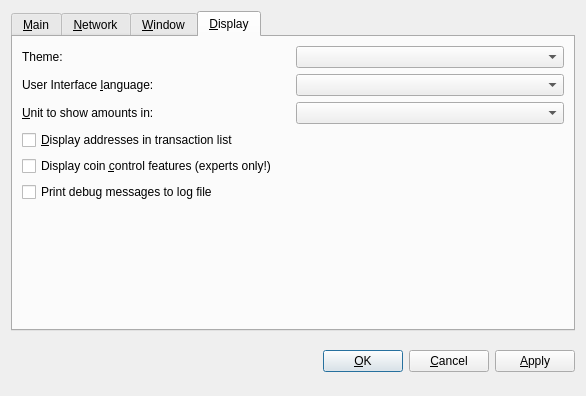
<?xml version="1.0" encoding="UTF-8"?>
<ui version="4.0">
 <class>OptionsDialog</class>
 <widget class="QDialog" name="OptionsDialog">
  <property name="geometry">
   <rect>
    <x>0</x>
    <y>0</y>
    <width>586</width>
    <height>396</height>
   </rect>
  </property>
  <property name="windowTitle">
   <string>Options</string>
  </property>
  <property name="styleSheet">
   <string notr="true"/>
  </property>
  <property name="modal">
   <bool>true</bool>
  </property>
  <layout class="QVBoxLayout" name="verticalLayout">
   <item>
    <widget class="QTabWidget" name="tabWidget">
     <property name="tabPosition">
      <enum>QTabWidget::North</enum>
     </property>
     <property name="currentIndex">
      <number>3</number>
     </property>
     <widget class="QWidget" name="tabMain">
      <attribute name="title">
       <string>&amp;Main</string>
      </attribute>
      <layout class="QVBoxLayout" name="verticalLayout_Main">
       <item>
        <widget class="QLabel" name="transactionFeeInfoLabel">
         <property name="text">
          <string>Optional transaction fee per kB that helps make sure your transactions are processed quickly. Most transactions are less than1 kB. Minimum fee 0.0001 recommended.</string>
         </property>
         <property name="textFormat">
          <enum>Qt::PlainText</enum>
         </property>
         <property name="wordWrap">
          <bool>true</bool>
         </property>
        </widget>
       </item>
       <item>
        <layout class="QHBoxLayout" name="horizontalLayoutFee">
         <item>
          <widget class="QLabel" name="transactionFeeLabel">
           <property name="text">
            <string>Pay transaction &amp;fee</string>
           </property>
           <property name="textFormat">
            <enum>Qt::PlainText</enum>
           </property>
           <property name="buddy">
            <cstring>transactionFee</cstring>
           </property>
          </widget>
         </item>
         <item>
          <widget class="BitcoinAmountField" name="transactionFee"/>
         </item>
         <item>
          <spacer name="horizontalSpacerFee">
           <property name="orientation">
            <enum>Qt::Horizontal</enum>
           </property>
           <property name="sizeHint" stdset="0">
            <size>
             <width>40</width>
             <height>20</height>
            </size>
           </property>
          </spacer>
         </item>
        </layout>
       </item>
       <item>
        <widget class="QLabel" name="reserveBalanceInfoLabel">
         <property name="text">
          <string>Reserved amount does not participate in staking and is therefore spendable at any time.</string>
         </property>
         <property name="textFormat">
          <enum>Qt::PlainText</enum>
         </property>
         <property name="wordWrap">
          <bool>true</bool>
         </property>
        </widget>
       </item>
       <item>
        <layout class="QHBoxLayout" name="horizontalLayoutReserveBalance">
         <item>
          <widget class="QLabel" name="reserveBalanceLabel">
           <property name="text">
            <string>Reserve</string>
           </property>
           <property name="textFormat">
            <enum>Qt::PlainText</enum>
           </property>
           <property name="buddy">
            <cstring>reserveBalance</cstring>
           </property>
          </widget>
         </item>
         <item>
          <widget class="BitcoinAmountField" name="reserveBalance"/>
         </item>
         <item>
          <spacer name="horizontalSpacerReserveBalance">
           <property name="orientation">
            <enum>Qt::Horizontal</enum>
           </property>
           <property name="sizeHint" stdset="0">
            <size>
             <width>40</width>
             <height>20</height>
            </size>
           </property>
          </spacer>
         </item>
        </layout>
       </item>
       <item>
        <widget class="QCheckBox" name="bitcoinAtStartup">
         <property name="toolTip">
          <string>Automatically start Triangles after logging in to the system.</string>
         </property>
         <property name="text">
          <string>&amp;Start Triangles on system login</string>
         </property>
        </widget>
       </item>
       <item>
        <widget class="QCheckBox" name="detachDatabases">
         <property name="toolTip">
          <string>Detach block and address databases at shutdown. This means they can be moved to another data directory, but it slows down shutdown. The wallet is always detached.</string>
         </property>
         <property name="text">
          <string>&amp;Detach databases at shutdown</string>
         </property>
        </widget>
       </item>
       <item>
        <spacer name="verticalSpacer_Main">
         <property name="orientation">
          <enum>Qt::Vertical</enum>
         </property>
         <property name="sizeHint" stdset="0">
          <size>
           <width>20</width>
           <height>40</height>
          </size>
         </property>
        </spacer>
       </item>
      </layout>
     </widget>
     <widget class="QWidget" name="tabNetwork">
      <attribute name="title">
       <string>&amp;Network</string>
      </attribute>
      <layout class="QVBoxLayout" name="verticalLayout_Network">
       <item>
        <widget class="QCheckBox" name="mapPortUpnp">
         <property name="toolTip">
          <string>Automatically open the Triangles client port on the router. This only works when your router supports UPnP and it is enabled.</string>
         </property>
         <property name="text">
          <string>Map port using &amp;UPnP</string>
         </property>
        </widget>
       </item>
       <item>
        <widget class="QCheckBox" name="connectSocks">
         <property name="toolTip">
          <string>Connect to the Triangles network through a SOCKS proxy (e.g. when connecting through Tor).</string>
         </property>
         <property name="text">
          <string>&amp;Connect through SOCKS proxy:</string>
         </property>
        </widget>
       </item>
       <item>
        <layout class="QHBoxLayout" name="horizontalLayout_Network">
         <item>
          <widget class="QLabel" name="proxyIpLabel">
           <property name="text">
            <string>Proxy &amp;IP:</string>
           </property>
           <property name="textFormat">
            <enum>Qt::PlainText</enum>
           </property>
           <property name="buddy">
            <cstring>proxyIp</cstring>
           </property>
          </widget>
         </item>
         <item>
          <widget class="QValidatedLineEdit" name="proxyIp">
           <property name="maximumSize">
            <size>
             <width>140</width>
             <height>16777215</height>
            </size>
           </property>
           <property name="toolTip">
            <string>IP address of the proxy (e.g. 127.0.0.1)</string>
           </property>
          </widget>
         </item>
         <item>
          <widget class="QLabel" name="proxyPortLabel">
           <property name="text">
            <string>&amp;Port:</string>
           </property>
           <property name="textFormat">
            <enum>Qt::PlainText</enum>
           </property>
           <property name="buddy">
            <cstring>proxyPort</cstring>
           </property>
          </widget>
         </item>
         <item>
          <widget class="QLineEdit" name="proxyPort">
           <property name="maximumSize">
            <size>
             <width>55</width>
             <height>16777215</height>
            </size>
           </property>
           <property name="toolTip">
            <string>Port of the proxy (e.g. 9050)</string>
           </property>
          </widget>
         </item>
         <item>
          <widget class="QLabel" name="socksVersionLabel">
           <property name="text">
            <string>SOCKS &amp;Version:</string>
           </property>
           <property name="textFormat">
            <enum>Qt::PlainText</enum>
           </property>
           <property name="buddy">
            <cstring>socksVersion</cstring>
           </property>
          </widget>
         </item>
         <item>
          <widget class="QValueComboBox" name="socksVersion">
           <property name="minimumSize">
            <size>
             <width>75</width>
             <height>0</height>
            </size>
           </property>
           <property name="toolTip">
            <string>SOCKS version of the proxy (e.g. 5)</string>
           </property>
          </widget>
         </item>
         <item>
          <spacer name="horizontalSpacer_Network">
           <property name="orientation">
            <enum>Qt::Horizontal</enum>
           </property>
           <property name="sizeHint" stdset="0">
            <size>
             <width>40</width>
             <height>20</height>
            </size>
           </property>
          </spacer>
         </item>
        </layout>
       </item>
       <item>
        <spacer name="verticalSpacer_Network">
         <property name="orientation">
          <enum>Qt::Vertical</enum>
         </property>
         <property name="sizeHint" stdset="0">
          <size>
           <width>20</width>
           <height>40</height>
          </size>
         </property>
        </spacer>
       </item>
      </layout>
     </widget>
     <widget class="QWidget" name="tabWindow">
      <attribute name="title">
       <string>&amp;Window</string>
      </attribute>
      <layout class="QVBoxLayout" name="verticalLayout_Window">
       <item>
        <widget class="QCheckBox" name="minimizeToTray">
         <property name="toolTip">
          <string>Show only a tray icon after minimizing the window.</string>
         </property>
         <property name="text">
          <string>&amp;Minimize to the tray instead of the taskbar</string>
         </property>
        </widget>
       </item>
       <item>
        <widget class="QCheckBox" name="minimizeOnClose">
         <property name="toolTip">
          <string>Minimize instead of exit the application when the window is closed. When this option is enabled, the application will be closed only after selecting Quit in the menu.</string>
         </property>
         <property name="text">
          <string>M&amp;inimize on close</string>
         </property>
        </widget>
       </item>
       <item>
        <spacer name="verticalSpacer_Window">
         <property name="orientation">
          <enum>Qt::Vertical</enum>
         </property>
         <property name="sizeHint" stdset="0">
          <size>
           <width>20</width>
           <height>40</height>
          </size>
         </property>
        </spacer>
       </item>
      </layout>
     </widget>
     <widget class="QWidget" name="tabDisplay">
      <attribute name="title">
       <string>&amp;Display</string>
      </attribute>
      <layout class="QVBoxLayout" name="verticalLayout_Display">
       <item>
        <layout class="QHBoxLayout" name="horizontalLayout_3_Display">
         <property name="topMargin">
          <number>0</number>
         </property>
         <item>
          <widget class="QLabel" name="themeLabel">
           <property name="text">
            <string>Theme:</string>
           </property>
          </widget>
         </item>
         <item>
          <widget class="QValueComboBox" name="theme">
           <property name="toolTip">
            <string>The user interface language can be set here. This setting will take effect after restarting Triangles.</string>
           </property>
          </widget>
         </item>
        </layout>
       </item>
       <item>
        <layout class="QHBoxLayout" name="horizontalLayout_1_Display">
         <item>
          <widget class="QLabel" name="langLabel">
           <property name="text">
            <string>User Interface &amp;language:</string>
           </property>
           <property name="textFormat">
            <enum>Qt::PlainText</enum>
           </property>
           <property name="buddy">
            <cstring>lang</cstring>
           </property>
          </widget>
         </item>
         <item>
          <widget class="QValueComboBox" name="lang">
           <property name="toolTip">
            <string>The user interface language can be set here. This setting will take effect after restarting Triangles.</string>
           </property>
          </widget>
         </item>
        </layout>
       </item>
       <item>
        <layout class="QHBoxLayout" name="horizontalLayout_2_Display">
         <item>
          <widget class="QLabel" name="unitLabel">
           <property name="text">
            <string>&amp;Unit to show amounts in:</string>
           </property>
           <property name="textFormat">
            <enum>Qt::PlainText</enum>
           </property>
           <property name="buddy">
            <cstring>unit</cstring>
           </property>
          </widget>
         </item>
         <item>
          <widget class="QValueComboBox" name="unit">
           <property name="toolTip">
            <string>Choose the default subdivision unit to show in the interface and when sending coins.</string>
           </property>
          </widget>
         </item>
        </layout>
       </item>
       <item>
        <widget class="QCheckBox" name="displayAddresses">
         <property name="toolTip">
          <string>Whether to show Triangles addresses in the transaction list or not.</string>
         </property>
         <property name="text">
          <string>&amp;Display addresses in transaction list</string>
         </property>
        </widget>
       </item>
       <item>
        <widget class="QCheckBox" name="coinControlFeatures">
         <property name="toolTip">
          <string>Whether to show coin control features or not.</string>
         </property>
         <property name="text">
          <string>Display coin &amp;control features (experts only!)</string>
         </property>
        </widget>
       </item>
       <item>
        <widget class="QCheckBox" name="printDebugLog">
         <property name="toolTip">
          <string>If enabled Triangles wallet will print all debug messages to debug.log file.</string>
         </property>
         <property name="text">
          <string>Print debug messages to log file</string>
         </property>
        </widget>
       </item>
       <item>
        <spacer name="verticalSpacer_Display">
         <property name="orientation">
          <enum>Qt::Vertical</enum>
         </property>
         <property name="sizeHint" stdset="0">
          <size>
           <width>20</width>
           <height>40</height>
          </size>
         </property>
        </spacer>
       </item>
      </layout>
     </widget>
    </widget>
   </item>
   <item>
    <layout class="QHBoxLayout" name="horizontalLayout_Buttons">
     <item>
      <spacer name="horizontalSpacer_1">
       <property name="orientation">
        <enum>Qt::Horizontal</enum>
       </property>
       <property name="sizeHint" stdset="0">
        <size>
         <width>40</width>
         <height>48</height>
        </size>
       </property>
      </spacer>
     </item>
     <item>
      <widget class="QLabel" name="statusLabel">
       <property name="font">
        <font>
         <weight>50</weight>
         <bold>false</bold>
        </font>
       </property>
       <property name="text">
        <string/>
       </property>
       <property name="textFormat">
        <enum>Qt::PlainText</enum>
       </property>
       <property name="wordWrap">
        <bool>true</bool>
       </property>
      </widget>
     </item>
     <item>
      <spacer name="horizontalSpacer_2">
       <property name="orientation">
        <enum>Qt::Horizontal</enum>
       </property>
       <property name="sizeHint" stdset="0">
        <size>
         <width>40</width>
         <height>48</height>
        </size>
       </property>
      </spacer>
     </item>
     <item>
      <widget class="QPushButton" name="okButton">
       <property name="text">
        <string>&amp;OK</string>
       </property>
      </widget>
     </item>
     <item>
      <widget class="QPushButton" name="cancelButton">
       <property name="text">
        <string>&amp;Cancel</string>
       </property>
       <property name="autoDefault">
        <bool>false</bool>
       </property>
      </widget>
     </item>
     <item>
      <widget class="QPushButton" name="applyButton">
       <property name="text">
        <string>&amp;Apply</string>
       </property>
       <property name="autoDefault">
        <bool>false</bool>
       </property>
      </widget>
     </item>
    </layout>
   </item>
  </layout>
 </widget>
 <customwidgets>
  <customwidget>
   <class>QValidatedLineEdit</class>
   <extends>QLineEdit</extends>
   <header>qvalidatedlineedit.h</header>
  </customwidget>
  <customwidget>
   <class>BitcoinAmountField</class>
   <extends>QSpinBox</extends>
   <header>bitcoinamountfield.h</header>
   <container>1</container>
  </customwidget>
  <customwidget>
   <class>QValueComboBox</class>
   <extends>QComboBox</extends>
   <header>qvaluecombobox.h</header>
  </customwidget>
 </customwidgets>
 <resources/>
 <connections/>
</ui>
